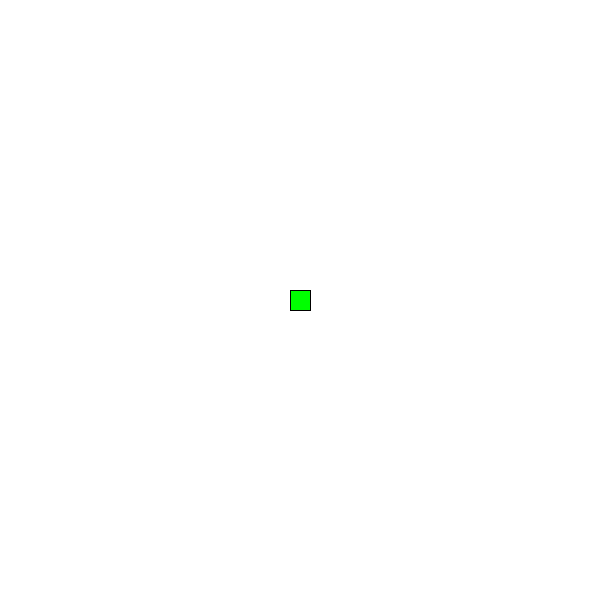
Frame 1 (no input)
Frame 60 (the mouse pressed at the canvas centre just before this capture): identical to frame 1, image omitted
Frame 120 (the mouse held since frame 60 and released just before this capture): identical to frame 1, image omitted

The Processing sketch that drew this single still picture (run headless with seeded random() and noise(); from frame 60 on, the mouse is pressed at the canvas centre):

// Processing sketch: Questao_10
// ── Questao_10.pde
int lado = 20, posX = 300 - lado/2, posY = 300 - lado/2;

void setup() {
  size(600, 600);
}

void draw() {
  background(255);
  fill(0, 255, 0);
  rect(posX, posY, lado, lado);
  if (keyPressed){
    if (key == 'x' && posX >= 0)
      posX = posX - 1;
    else if (key == 'X' && posX < 580)
      posX = posX + 1;
    else if (key == 'y' && posY > 0)
      posY = posY - 1;
    else if (key == 'Y' && posY < 580)
      posY = posY + 1;
    else if (key == 'c'){
      posX = width/2 - lado/2;
      posY = height/2 - lado/2;
    }
  }    
}
